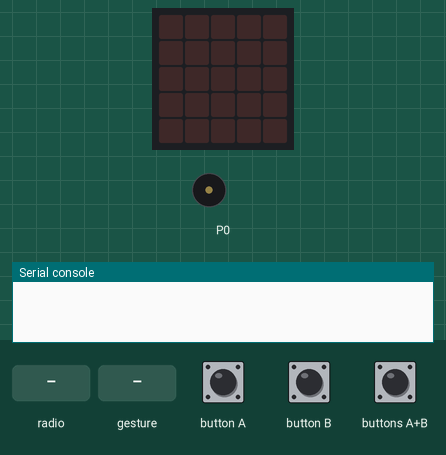
Simulated run of this program. Board: BBC micro:bit (MakeCode). On the bench: the board's 5×5 LED display, buzzer (waves = sounding), the last lines printed to the serial console. The inputs (shaded band) are chosen by the test bench. Random numbers come from a fixed seed; no radio messages arrive unless stated (any console line starting 'radio sent:' is added by the test bench); a tilt is held for 1.5 s and a shake lasts 1 s, then the board lies face up again.

Above: at 1.2 s.
1.3 s: radio message "0" arrives
At 1.7 s:
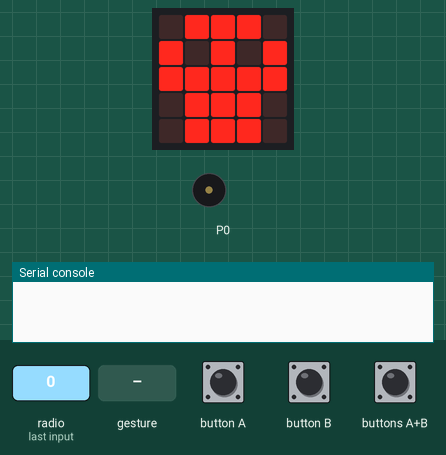
4.3 s: buttons A+B pressed for 0.15 s
At 7.1 s:
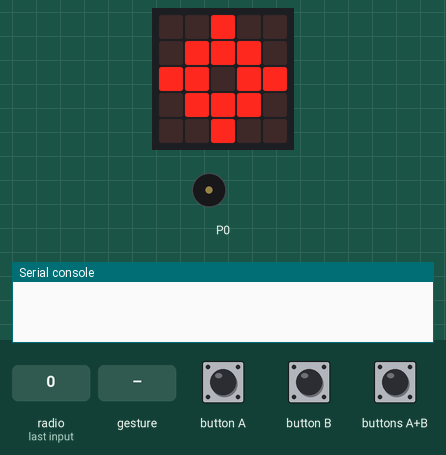
7.4 s: gesture 'shake'
At 8.7 s:
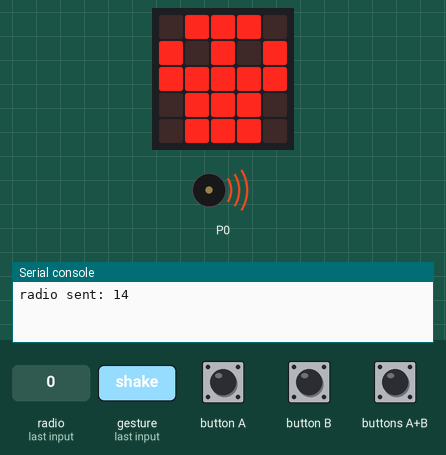
10.4 s: radio message "1" arrives
At 13.3 s:
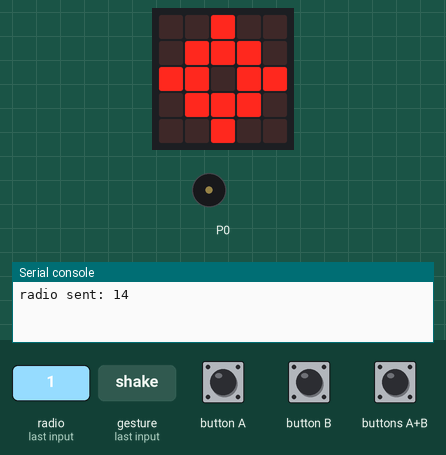
Timing chart, 0 to 14.4 s (numbered marks = the images above; inputs shaded):
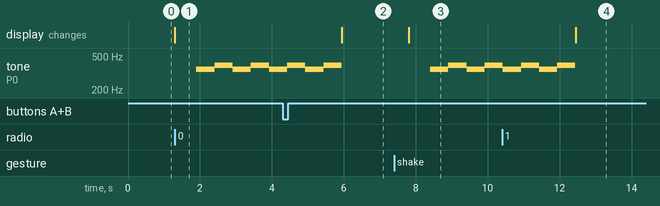

Measured:
- after the input at 1.3 s, tone on P0: alternates 392 Hz for 0.51 s and 349 Hz for 0.51 s, starting after 0.60 s; the display: changes at once (image 1)
- after the input at 4.3 s, the display: changes after 1.6 s (image 2)
- after the input at 7.4 s, tone on P0: alternates 392 Hz for 0.51 s and 349 Hz for 0.51 s, starting after 1.0 s; the display: changes after 0.40 s (image 3)
- after the input at 10.4 s, the display: changes after 2.0 s (image 4)

The program:

main.ts
```typescript
radio.onReceivedNumber(function (receivedNumber) {
    potato = receivedNumber
})
input.onGesture(Gesture.Shake, function () {
    if (potato > 0) {
        radio.sendNumber(potato)
        potato = -1
    }
})
input.onButtonPressed(Button.AB, function () {
    potato = randint(10, 20)
})
let potato = 0
radio.setGroup(78)
potato = -1
basic.forever(function () {
    if (potato == 0) {
        basic.showIcon(IconNames.Skull)
        music.playMelody("F G F G F G F G ", 120)
    }
    if (potato < 0) {
        basic.clearScreen()
    }
    if (potato > 0) {
        basic.showIcon(IconNames.Target)
        potato += 1
    }
})
```

test.ts
```typescript
// aquí va el archivo "tests"; esto no se compilará cuando este paquete se utilice como una extensión.
```
